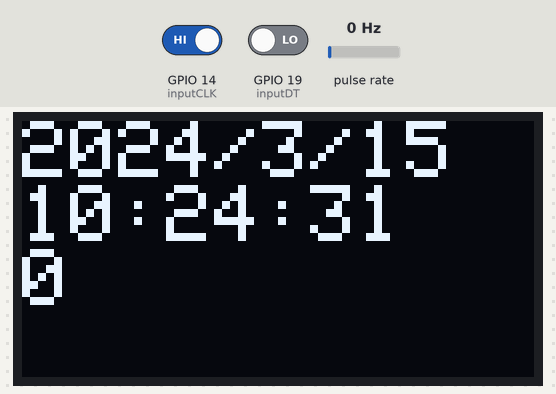
This sketch was run on a simulated ESP32. Shown: 128×64 one-colour display. Wiring (inferred from the names in the program): pulse sensor: data GPIO 23. The test bench sets the inputs (shaded band); at power-on: GPIO 14 (inputCLK) HIGH, pulse rate 0 Hz, GPIO 19 (inputDT) LOW. The local clock reads 2024-03-15 10:24:30 at power-on unless the sketch sets it.

Above: at 1.2 s.
1.3 s: GPIO 14 (inputCLK) driven LOW
At 3.4 s:
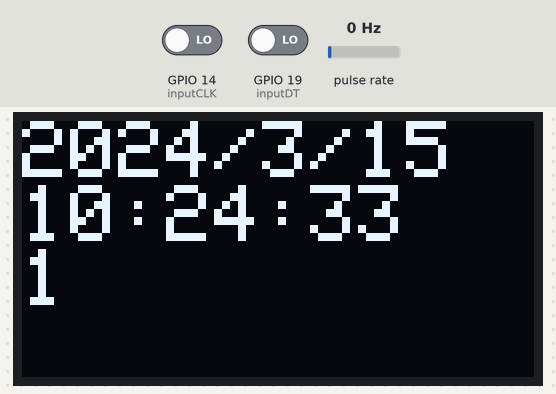
3.6 s: pulse rate (sensor on GPIO 23) set to 4 Hz
At 4.8 s:
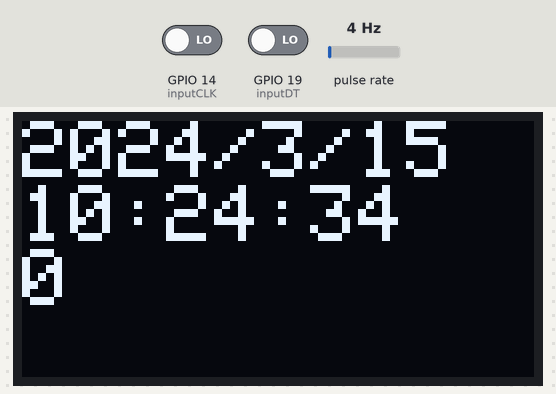
Timing chart, 0 to 6.6 s (numbered marks = the images above; inputs shaded):
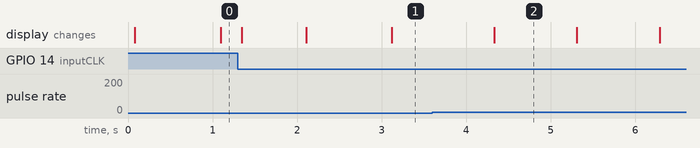

The sketch:

20-10-2024_Encoder_Reading_With_Interrupt.ino
```cpp
#include <Wire.h>  // Library for I2C communication
#include <SPI.h>   // not used here, but needed to prevent a RTClib compile error
#include "RTClib.h"
#include <Wire.h>
#include <Adafruit_GFX.h>
#include <Adafruit_SSD1306.h>

#define SCREEN_WIDTH 128
#define SCREEN_HEIGHT 64
#define OLED_RESET -1
Adafruit_SSD1306 display(SCREEN_WIDTH, SCREEN_HEIGHT, &Wire, OLED_RESET);

RTC_DS1307 RTC;  // Setup an instance of DS1307 naming it RTC

// Rotary Encoder Inputs
#define inputCLK 14   // CLK pin of the rotary encoder
#define inputDT 19    // DT pin of the rotary encoder
#define encoderButtonPin 23 // Button pin of the rotary encoder

volatile int counter = 0; // Using volatile because it will be changed in the ISR (Interrupt service routine)
volatile bool buttonPressed = false; // To handle the button press in the ISR

int currentStateCLK;
int lastCLKState;

void setup() {
  Wire.begin();  // Start the I2C communication
  RTC.begin();   // Initialize the RTC

  // Initialize OLED display
  if (!display.begin(SSD1306_SWITCHCAPVCC, 0x3C)) {
    display.println(F("SSD1306 allocation failed"));
    for (;;);  // Stop the program if OLED init fails
  }

  display.clearDisplay();
  display.setTextSize(2);
  display.setTextColor(WHITE);
  display.setCursor(0, 0);
  display.println(" Hi!  ");
  display.display();

  // Initialize encoder pins
  pinMode(inputCLK, INPUT);
  pinMode(inputDT, INPUT);
  pinMode(encoderButtonPin, INPUT_PULLUP);  // Enable internal pull-up for the button

  // Set initial state of the CLK pin
  lastCLKState = digitalRead(inputCLK);

  // Attach interrupts for the encoder and button
  attachInterrupt(digitalPinToInterrupt(inputCLK), encoderISR, CHANGE);   // Interrupt on CLK pin change
  attachInterrupt(digitalPinToInterrupt(encoderButtonPin), buttonISR, FALLING);  // Interrupt on button press (FALLING edge)
}

void loop() {
  DateTime now = RTC.now();

  // Display the time on the OLED
  display.clearDisplay();
  display.setCursor(0, 0);
  display.print(now.year(), DEC);
  display.print('/');
  display.print(now.month(), DEC);
  display.print('/');
  display.print(now.day(), DEC);
  display.println();
  display.print(now.hour(), DEC);
  display.print(':');
  display.print(now.minute(), DEC);
  display.print(':');
  display.print(now.second(), DEC);
  display.println();

  // Display the encoder counter value
  display.println(counter);
  display.display();

  // Check if the button was pressed, reset the counter
  if (buttonPressed) {
    counter = 0;  // Reset counter
    buttonPressed = false;  // Reset flag
    delay(200);  // Debounce delay
  }

  delay(100);  // Small delay for display update
}

// Interrupt Service Routine (ISR) for the rotary encoder
void encoderISR() {
  // Read the current state of the CLK pin
  int currentStateCLK = digitalRead(inputCLK);

  // If the CLK pin has changed state
  if (currentStateCLK != lastCLKState) {
    // Check the DT pin to determine the direction
    if (digitalRead(inputDT) != currentStateCLK) {
      counter--;  // Counterclockwise rotation
    } else {
      counter++;  // Clockwise rotation
    }
    // Update the last known state of the CLK pin
    lastCLKState = currentStateCLK;
  }
}

// Interrupt Service Routine (ISR) for the button press
void buttonISR() {
  buttonPressed = true;  // Set the flag when the button is pressed
}
```

Measured:
- what the display in image 2 shows lasts 1.0 s, from 4.3 s to 5.3 s
